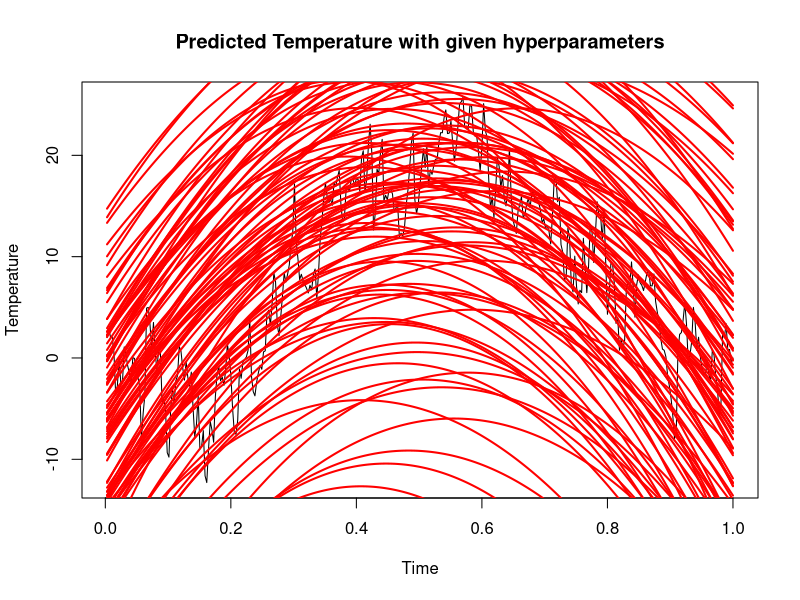
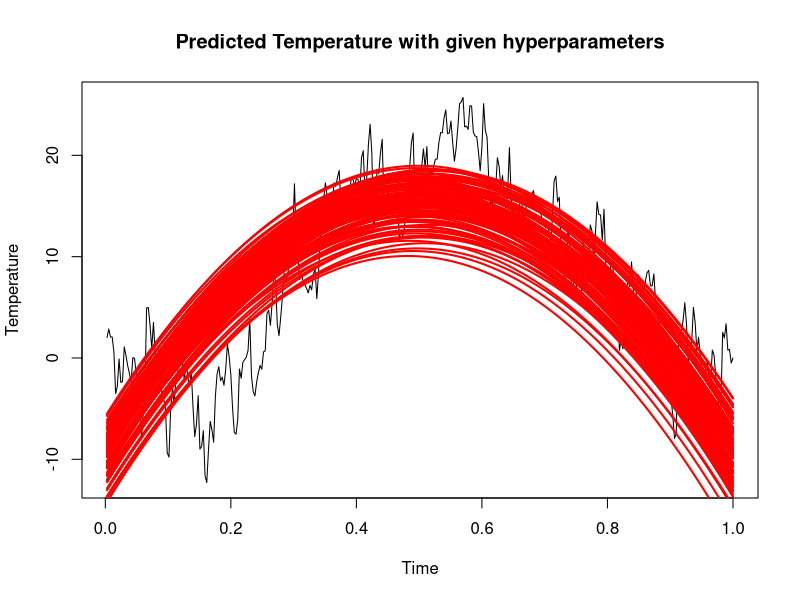
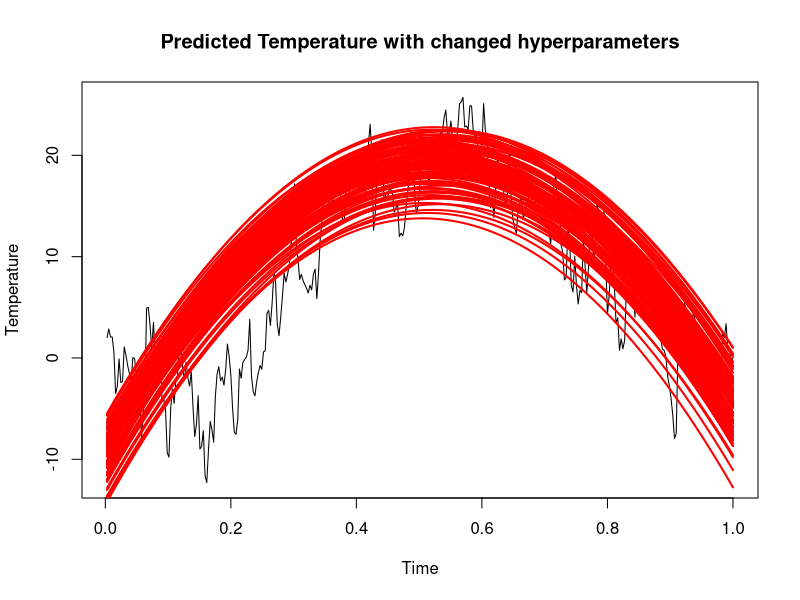
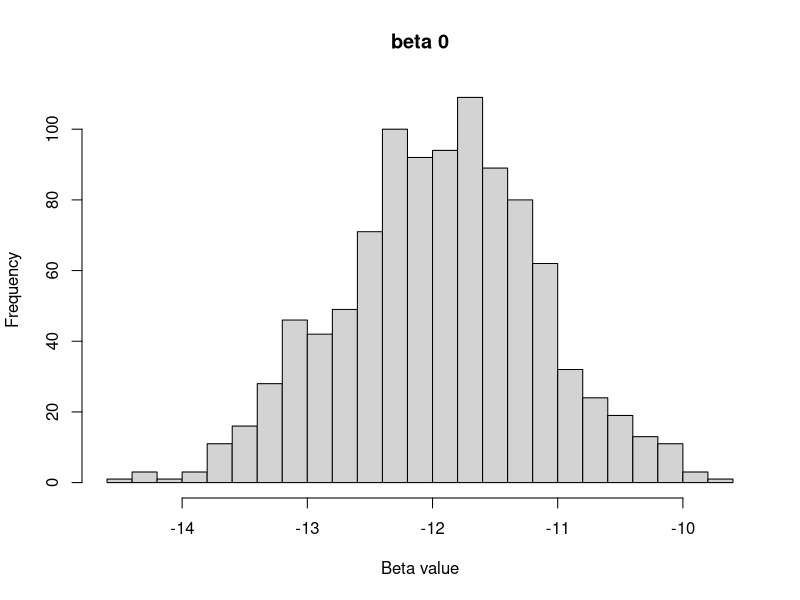
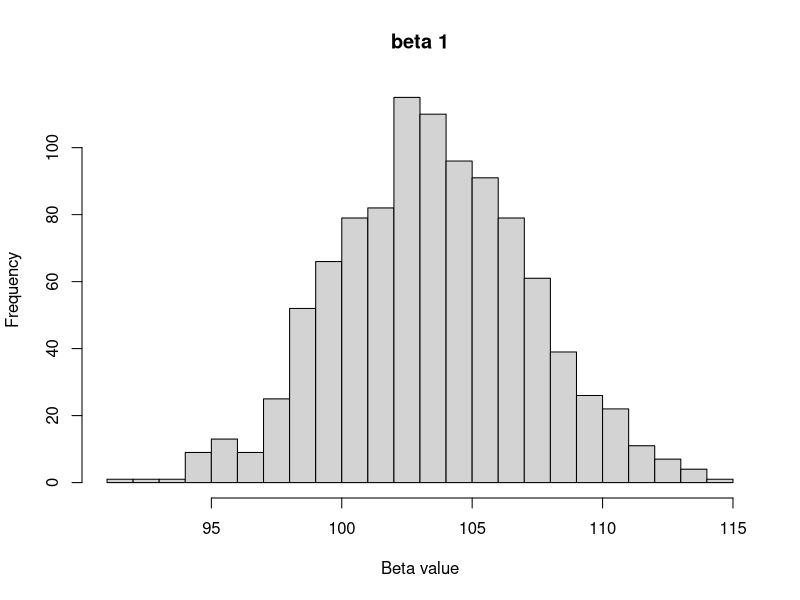
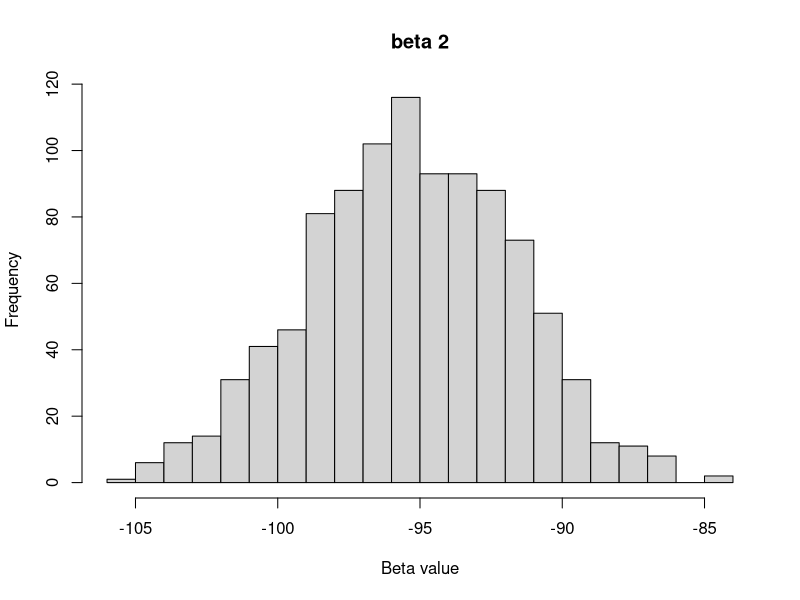
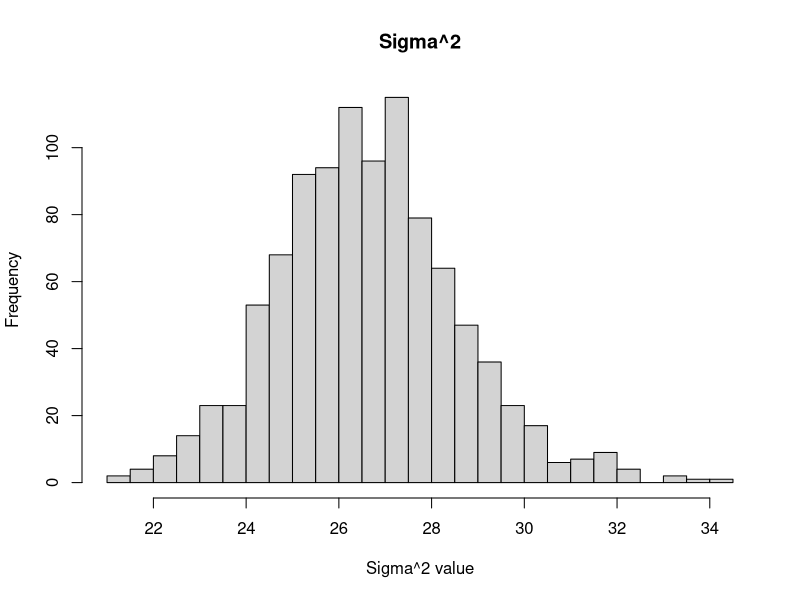
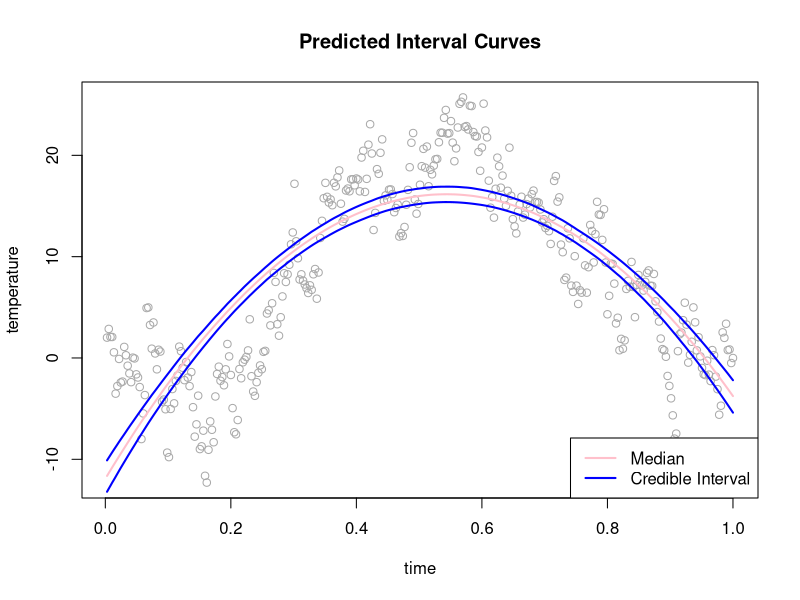

Write R code to recreate these figures, in order.
## ---- chunk 1
#-----------------------------------------------------------------------------
library(mvtnorm)
# Q1a.
data0 <- read.table("TempLinkoping.txt", header = TRUE)
intercept <- rep(1,365)
data1 <- cbind(data0, "intercept"=intercept)
time2 <- data1$time^2
data1 <- cbind(data1, "time2"=time2)

#given hyperparameters
mu0=matrix(c(-10,100,-100))
omega0=diag(x=0.01, nrow=3, ncol=3)
v0=4
sigma20=1

#prior
PriorReg = function(mu0,omega0,v0,sigma20){
  set.seed(12345)
  for(i in 1:100){
    #using chi_sq to sample sigma^2
    chi_sample = rchisq(n=1, df=v0)
    sigma2 = v0*sigma20/chi_sample
    
    #using mvtnorm sample beta
    beta = rmvnorm(n=1, mean=mu0, sigma=sigma20*solve(omega0))
    
    #quadratic regression  
    quad_regre= beta[1]+beta[2]*data0$time+beta[3]*(data0$time^2)+rnorm(1,mean=0, sd=sqrt(sigma2))
    lines(x=data0$time, y=quad_regre,col="red",lwd=2)
  }
}

### Check the given hyperpara
plot(data0, main="Predicted Temperature with given hyperparameters", ylab="Temperature", xlab="Time", type="l")
PriorReg( mu0, omega0, v0, sigma20)

### change the hyperpara nu
plot(data0, main="Predicted Temperature with given hyperparameters", ylab="Temperature", xlab="Time", type="l")
PriorReg( mu0, omega0, v0, sigma20=0.03)


# Change the hyperpara sigma
plot(data0, main="Predicted Temperature with changed hyperparameters", ylab="Temperature", xlab="Time", type="l")
PriorReg( mu0=matrix(c(-10,110,-105)), omega0, v0, sigma20=0.03)
## ---- chunk 2
#---------------------------------------------
#Q1b.

### find beta hat
n=dim(data0)[1]
X = data.frame(intercept=rep(1,n), x1=data0$time, x2=data0$time^2)
X = as.matrix(X)
y = data0$temp
betaHat = solve(t(X)%*%X)%*%t(X)%*%y

### calculate mu, omega, nu sigma
mu_n = solve(t(X)%*%X+omega0) %*% (t(X)%*%X%*%betaHat+omega0%*%mu0)
omega_n = t(X)%*%X+omega0
v_n = v0 + n
sigma2_n = (v0*sigma20+(t(y)%*%y+t(mu0)%*%omega0%*%mu0-t(mu_n)%*%omega_n%*%mu_n))/v_n

### Marginal posterior 
set.seed(12345)
paras = NULL
final = NULL
for(i in 1:1000){
  #using chi_sq to sample posterior sigma^2
  chi_sample = rchisq(n=1, df=v_n)
  post_sigma2 = v_n*sigma2_n/chi_sample
  
  #using mvtnorm sample posterior beta
  post_beta = rmvnorm(n=1, mean=mu_n, sigma=post_sigma2[1]*solve(omega_n))
  
  paras = cbind(post_beta,post_sigma2)
  final = rbind(paras, final)
}

colnames(final) = c("beta0","beta1","beta2","sigma2")

## histogram of each parameters
hist(final[,1], main="beta 0", xlab="Beta value", breaks=30)
hist(final[,2], main="beta 1", xlab="Beta value", breaks=30)
hist(final[,3], main="beta 2", xlab="Beta value", breaks=30)
hist(final[,4], main="Sigma^2",xlab="Sigma^2 value", breaks=30)
## ---- chunk 3
### median curve and intervals
post_beta = final[,1:3]

PredictedVal=matrix(0,nrow=n,ncol=nrow(post_beta))
for(i in 1:nrow(post_beta)){
  PredictedVal[,i] = X %*% post_beta[i,]
}

## find median and credible interval
medianInterval=c()
crediInterval = matrix(0,nrow=n,ncol=2)
for(i in 1:n){
  medianInterval[i] = median(PredictedVal[i,])
  crediInterval[i,] = quantile(PredictedVal[i,], c(0.025,0.975))

}

plot(data0, main="Predicted Interval Curves", col="darkgrey", ylab="temperature")
lines(data0$time,medianInterval, col="pink",lwd=2)
lines(data0$time,crediInterval[,1], col="blue",lwd=2)
lines(data0$time,crediInterval[,2], col="blue",lwd=2)
legend("bottomright",legend=c("Median", "Credible Interval"), col=c("pink","blue"),lwd=2 )

## ---- chunk 4
#--------------------------------------------------------------
#Q1c.

x_tilde = -post_beta[,2]/ (2*post_beta[,3])
cat("The expected highest expected temperature is",mean(x_tilde))

hist(x_tilde, freq=F, breaks=20)

## ---- chunk 5
# -------------------------
# Q2a.
library(knitr)
# loading data
data0 <- read.table("WomenWork.dat",header = T)

# setting initial values
tau <- 10 
y <- data0[,1]
X <- as.matrix(data0[,2:9])
nCov <- dim(X)[2]
covNames <- names(data0)[2:9]

# Prior
mu <- as.vector(rep(0,nCov))
sigma <- tau^2*diag(nCov)

set.seed(12345)
# Logistic regression function that returns the regression coefficients
logiPost <- function(betas,y,X,sigma){
  pred <- as.vector(X%*%betas)
  loglike <- sum(y*pred-log(1+exp(pred)))
  logprior <- dmvnorm(betas, mean=rep(0,length(betas)), sigma, log=T)
  return(loglike+logprior)
}

# setting initial values
initVal <- as.vector(rnorm(dim(X)[2]))
# optimize over the betas
optRes <- optim(initVal,logiPost,gr=NULL,y,X,sigma,method="BFGS",control=list(fnscale=-1),hessian=T)

# retrieving betas 
beta_hat <- optRes$par
beta_hes <- solve(-optRes$hessian)
beta_std <- as.matrix(sqrt(diag(beta_hes)))

# verifing results
model0 <- glm(Work~0+., data=data0, family=binomial)

# printing results
colnames(beta_hes) <- covNames
rownames(beta_hes) <- covNames
kable(beta_hes)

kable(data.frame(Verification=model0$coefficients,Beta_hat=beta_hat,Beta_std=beta_std))


#set.seed(12345)
#Small_beta_hat <- rmvnorm(n=1000, mean=beta_hat, sigma = beta_hes)
#CI_NSmallChild <- c(qnorm(0.025,mean=mean(Small_beta_hat[,7]),sd=beta_std[7]),qnorm(0.975,mean=mean(Small_beta_hat[,7]),sd=beta_std[7]))

## find the CI for NSmallChild by simulating from the Post
set.seed(12345)
Post_beta_hat = rmvnorm(n=1000, mean=beta_hat, sigma = beta_hes)

CI_NSmallChild <- c(qnorm(0.025,mean=mean(Post_beta_hat[,7]),sd=beta_std[7]),qnorm(0.975,mean=mean(Post_beta_hat[,7]),sd=beta_std[7]))

kable(data.frame(NSmallChild=CI_NSmallChild))
## ---- chunk 6
#----------------------------------
# Q2b.

woman <- c(constant=1,husbandIC=10,educYear=8,expYear=10,expYear2=1,age=40,NSmallChild=1,NBigChild=1)

posterior_betas <- rmvnorm(10000,mean=beta_hat,sigma=beta_hes)

predict_logistic <- function(betas, X){
  yNew <- (exp(X%*%betas)) / (1+exp(X%*%betas))
  return(yNew)
}

woman=as.matrix(woman,nrow=1)

#predict_logistic(posterior_betas, woman) in rows
working_pred <- apply(posterior_betas,1,predict_logistic,woman)

hist(working_pred,freq = F,main="",xlab="")

cat("The expected value for this woman is: ", mean(working_pred), ", thus the model predicts that she is working.")
## ---- chunk 7
#----------------------------------
# Q2c.

pred = mean(working_pred) #the Probability of working
pred_bino = rbinom(10000,size=10, prob=pred) #10 women
hist(pred_bino,main="Prediction on number of working women", xlab="number of working women",freq=F)

